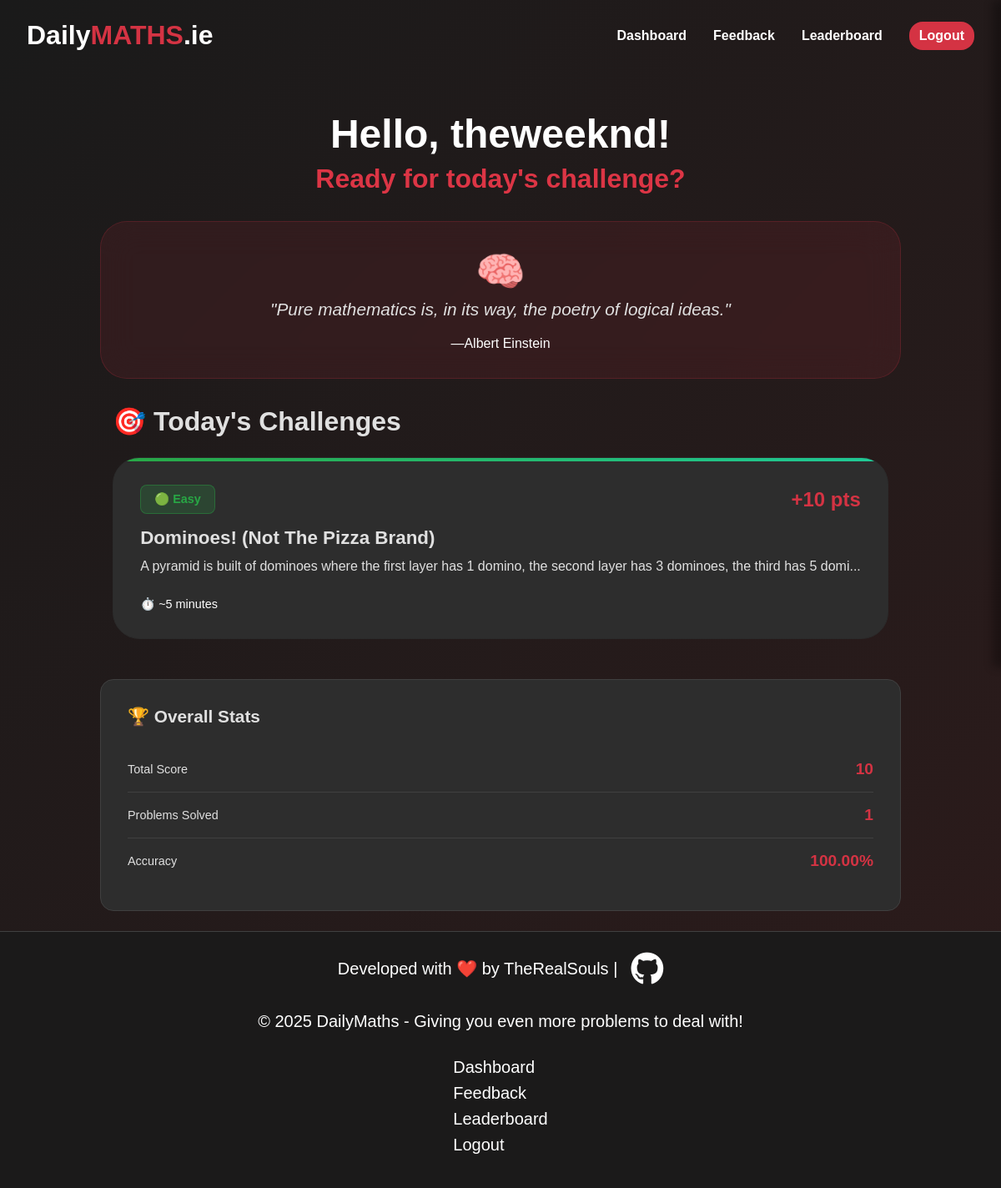
The page /homepage (signed in) on the database its author committed.
### tables this page shows
CREATE TABLE users (
user_id INTEGER PRIMARY KEY,
username TEXT NOT NULL UNIQUE,
password_hash TEXT NOT NULL,
score INTEGER NOT NULL DEFAULT 0
, email TEXT NOT NULL DEFAULT '', solved INTEGER DEFAULT 0, accuracy REAL DEFAULT 0.0);

CREATE TABLE math_problems (
    problem_id INTEGER PRIMARY KEY AUTOINCREMENT,
    full_name TEXT NOT NULL,
    img_src TEXT,
    difficulty TEXT NOT NULL CHECK (difficulty IN ('trivial', 'easy', 'medium', 'hard', 'extreme')),
    points INTEGER NOT NULL CHECK (points >= 0),
    date_added TEXT NOT NULL DEFAULT (DATE('now')),
    duration TEXT,
    content TEXT
, correct_option INTEGER CHECK (correct_option BETWEEN 1 AND 10), option1 TEXT, option2 TEXT, option3 TEXT, option4 TEXT, option5 TEXT, option6 TEXT, option7 TEXT, option8 TEXT, option9 TEXT, option10 TEXT);

### app.py (the view)
@app.route("/homepage")
def homepage():
    if session.get("user_id") is None:
        session.clear()
        return redirect("/")
    challenges = db.execute("SELECT * FROM math_problems")
    data = db.execute("SELECT * FROM users WHERE user_id = ?", session["user_id"])
    username = data[0]["username"] if data else None
    solved = data[0]["solved"] if data else 0
    accuracy = data[0]["accuracy"] if data else 0
    messages = get_flashed_messages(with_categories=True)
    return render_template("auth/homepage.html",
                            data=data,
                            challenges=challenges,
                            messages=messages
                        )

### templates/auth/homepage.html (shortened to what this page needs)
{% extends "layouts/auth_layout.html" %}
{% block styles %}
    <link rel="stylesheet" href="../../static/css/homepage.css">
{% endblock %}
{% block content %}
    <div id="greeting">
        <h1 id="hello">Hello, {{ data[0]["username"] }}!</h1>
        <h1 class="ready">Ready for today's challenge?</h1>
    </div>
    <div id="quote">
        <div class="icon">🧠</div>
        <div class="quote-text">"Pure mathematics is, in its way, the poetry of logical ideas."</div>
        <div class="quote-person">—Albert Einstein</div>
    </div>
    <div id="dashboard-grid">
        <div class="challenge-section">
            <h2 class="section-title">🎯 Today's Challenges</h2>
            <div class="challenge-cards">
            {% for challenge in challenges %}
                <a href="/challenge/{{ challenge.problem_id }}" data-difficulty="{{ challenge.difficulty }}">
                <div class="challenge-card {{ challenge.difficulty }}" data-difficulty="{{ challenge.difficulty }}">
                    <div class="challenge-header">
                        <div class="difficulty-badge {{ challenge.difficulty }}">
                            {% if challenge.difficulty == "trivial" %}⚪ Trivial
                            {% elif challenge.difficulty == "easy" %}🟢 Easy
                            {% elif challenge.difficulty == "medium" %}🟡 Medium
                            {% elif challenge.difficulty == "hard" %}🔴 Hard
                            {% elif challenge.difficulty == "extreme" %}⚫ Extreme
                            {% endif %}
                        </div>
                        <div class="points-value">+{{ challenge.points }} pts</div>
                    </div>
                    <div class="challenge-title">{{ challenge.full_name }}</div>
                    <div class="challenge-description">
                        {{ challenge.content[:120] }}{% if challenge.content|length > 120 %}...{% endif %}
                    </div>
                    <div class="challenge-meta">
                        <div class="time-estimate">⏱️ ~{{ challenge.duration }}</div>
                    </div>
                </div>
            </a>
        {% endfor %}
        </div>
        </div>
    </div>
    <div class="stats-card">
        <div class="stats-title">🏆 Overall Stats</div>
        <div class="stat-item">
            <div class="stat-label">Total Score</div>
            <div class="stat-value">{{ data[0]["score"] }}</div>
        </div>
        <div class="stat-item">
            <div class="stat-label">Problems Solved</div>
            <div class="stat-value">{{ data[0]["solved"] }}</div>
        </div>
        <div class="stat-item">
            <div class="stat-label">Accuracy</div>
            <div class="stat-value">{{ "%.2f"|format(data[0]["accuracy"] * 100) }}%</div>
        </div>
    </div>
{% endblock %}

### static/css/layout.css (style rules this page uses)
* { margin: 0; padding: 0; box-sizing: border-box; font-family: "Nata-Sans", sans-serif; color: var(--white); text-decoration: none; list-style: none; }
@media only screen and (prefers-reduced-motion: no-preference) { html { scroll-behavior: smooth; } }
html { overflow-x: hidden; }
body { background: linear-gradient(135deg, #1a1a1a 0%, #2d1b1b 100%); overflow-x: hidden; display: flex; flex-direction: column; }
:root { --black: #1B1A1A; --grey: #2B2B2B; --red: #D43343; --red-2: #dc3545; --white: #FFF; --light-grey: #e0e0e0; --trivial: teal; --easy: #28a745; --medium: #ffc107; --hard: #dc3545; --extreme: #8b0000; }
@media (prefers-reduced-motion: no-preference) { html { scroll-behavior: smooth; } }

### static/css/homepage.css (style rules this page uses)
#greeting { text-align: center; margin-top: 3rem; animation: fadeInUp 1s ease-out 0.2s both; }
#hello { font-size: 3rem; margin-bottom: 0.5rem; }
.ready { color: var(--red-2); }
#quote { background: rgba(220, 53, 69, 0.1); backdrop-filter: blur(20px); border: 1px solid rgba(220, 53, 69, 0.2); border-radius: 2rem; padding: 2rem; margin-bottom: 3rem; text-align: center; position: relative; animation: fadeInUp 1s ease-out 0.3s both; margin: 2rem 10%; }
.icon { font-size: 3rem; }
.quote-text { font-size: 1.3rem; font-style: italic; color: var(--light-grey); margin-bottom: 1rem; line-height: 1.6; }
#dashboard-grid { display: flex; justify-content: center; gap: 2rem; margin-bottom: 3rem; }
.challenge-section { animation: fadeInUp 1s ease-out 0.6s both; }
.section-title { font-size: 2rem; font-weight: bold; color: var(--light-grey); margin-bottom: 1.5rem; display: flex; align-items: center; gap: 0.5rem; }
.challenge-cards { display: grid; gap: 1.5rem; justify-content: center; }
.challenge-card { background: #2d2d2d; border-radius: 2rem; padding: 2rem; border: 1px solid var(--grey); transition: all 0.3s ease; position: relative; overflow: hidden; cursor: pointer; }
.challenge-card::before { content: ''; position: absolute; top: 0; left: 0; right: 0; height: 4px; transition: opacity 0.3s ease; }
.challenge-card.easy::before { background: linear-gradient(45deg, var(--easy), #20c997); opacity: 1; }
.challenge-header { display: flex; justify-content: space-between; align-items: center; margin-bottom: 1rem; }
.difficulty-badge { padding: 0.5rem 1rem; border-radius: 8px; font-size: 0.9rem; font-weight: 600; display: flex; align-items: center; gap: 0.5rem; }
.difficulty-badge.easy { background: rgba(40, 167, 69, 0.2); border: 1px solid rgba(40, 167, 69, 0.4); color: var(--easy); }
.points-value { font-size: 1.5rem; font-weight: bold; color: var(--red); }
.challenge-title { font-size: 1.4rem; font-weight: bold; color: var(--light-grey); margin-bottom: 0.5rem; }
.challenge-description { color: var(--light-grey); margin-bottom: 1.5rem; line-height: 1.6; }
.challenge-meta { display: flex; justify-content: space-between; align-items: center; font-size: 0.9rem; color: #666; }
.time-estimate { display: flex; align-items: center; gap: 0.3rem; }
.stats-card { background: #2d2d2d; border-radius: 1rem; padding: 2rem; border: 1px solid #404040; margin: 0 10% 1.5rem 10%; animation: fadeInUp 0.4s ease-out both; }
.stats-title { font-size: 1.3rem; font-weight: bold; color: var(--light-grey); margin-bottom: 1.5rem; display: flex; align-items: center; gap: 0.5rem; }
.stat-item { display: flex; justify-content: space-between; align-items: center; padding: 1rem 0; border-bottom: 1px solid #404040; }
.stat-item:last-child { border-bottom: none; }
.stat-label { color: var(--light-grey); font-size: 0.9rem; }
.stat-value { font-size: 1.2rem; font-weight: bold; color: var(--red); }

### rows shown on the page
users: username "theweeknd", score "10", solved "1", data[0]['accuracy']*100 "100.00"
math_problems: difficulty "🟢 Easy", points "10", full_name "Dominoes! (Not The Pizza Brand)", content "A pyramid is built of dominoes where the first layer has 1 domino, the second layer has 3 dominoes, the third has 5 domi", duration "5 minutes"
